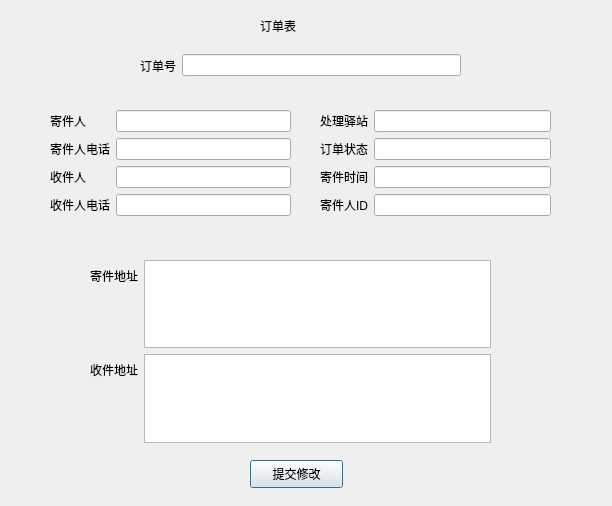
<?xml version="1.0" encoding="UTF-8"?>
<ui version="4.0">
 <class>OrderShowForm</class>
 <widget class="QDialog" name="OrderShowForm">
  <property name="geometry">
   <rect>
    <x>0</x>
    <y>0</y>
    <width>612</width>
    <height>506</height>
   </rect>
  </property>
  <property name="windowTitle">
   <string>Dialog</string>
  </property>
  <widget class="QLabel" name="label">
   <property name="geometry">
    <rect>
     <x>260</x>
     <y>10</y>
     <width>91</width>
     <height>31</height>
    </rect>
   </property>
   <property name="text">
    <string>订单表</string>
   </property>
  </widget>
  <widget class="QWidget" name="formLayoutWidget_3">
   <property name="geometry">
    <rect>
     <x>90</x>
     <y>260</y>
     <width>401</width>
     <height>183</height>
    </rect>
   </property>
   <layout class="QFormLayout" name="formLayout_3">
    <item row="0" column="0">
     <widget class="QLabel" name="label_11">
      <property name="text">
       <string>寄件地址</string>
      </property>
     </widget>
    </item>
    <item row="1" column="0">
     <widget class="QLabel" name="label_12">
      <property name="text">
       <string>收件地址</string>
      </property>
     </widget>
    </item>
    <item row="0" column="1">
     <widget class="QTextEdit" name="textEdit_sendAddr"/>
    </item>
    <item row="1" column="1">
     <widget class="QTextEdit" name="textEdit_recieveAddr"/>
    </item>
   </layout>
  </widget>
  <widget class="QWidget" name="formLayoutWidget_2">
   <property name="geometry">
    <rect>
     <x>50</x>
     <y>110</y>
     <width>241</width>
     <height>111</height>
    </rect>
   </property>
   <layout class="QFormLayout" name="formLayout_2">
    <item row="0" column="0">
     <widget class="QLabel" name="label_6">
      <property name="text">
       <string>寄件人</string>
      </property>
     </widget>
    </item>
    <item row="0" column="1">
     <widget class="QLineEdit" name="lineEdit_sendname"/>
    </item>
    <item row="1" column="0">
     <widget class="QLabel" name="label_7">
      <property name="text">
       <string>寄件人电话</string>
      </property>
     </widget>
    </item>
    <item row="2" column="0">
     <widget class="QLabel" name="label_8">
      <property name="text">
       <string>收件人</string>
      </property>
     </widget>
    </item>
    <item row="1" column="1">
     <widget class="QLineEdit" name="lineEdit_sendphone"/>
    </item>
    <item row="2" column="1">
     <widget class="QLineEdit" name="lineEdit_recievename"/>
    </item>
    <item row="3" column="1">
     <widget class="QLineEdit" name="lineEdit_recievephone"/>
    </item>
    <item row="3" column="0">
     <widget class="QLabel" name="label_9">
      <property name="text">
       <string>收件人电话</string>
      </property>
     </widget>
    </item>
   </layout>
  </widget>
  <widget class="QWidget" name="horizontalLayoutWidget">
   <property name="geometry">
    <rect>
     <x>140</x>
     <y>50</y>
     <width>321</width>
     <height>31</height>
    </rect>
   </property>
   <layout class="QHBoxLayout" name="horizontalLayout">
    <item>
     <widget class="QLabel" name="label_3">
      <property name="text">
       <string>订单号</string>
      </property>
     </widget>
    </item>
    <item>
     <widget class="QLineEdit" name="lineEdit_oid"/>
    </item>
   </layout>
  </widget>
  <widget class="QWidget" name="formLayoutWidget">
   <property name="geometry">
    <rect>
     <x>320</x>
     <y>110</y>
     <width>231</width>
     <height>111</height>
    </rect>
   </property>
   <layout class="QFormLayout" name="formLayout">
    <item row="0" column="0">
     <widget class="QLabel" name="label_2">
      <property name="text">
       <string>处理驿站</string>
      </property>
     </widget>
    </item>
    <item row="0" column="1">
     <widget class="QLineEdit" name="lineEdit_station"/>
    </item>
    <item row="1" column="0">
     <widget class="QLabel" name="label_4">
      <property name="text">
       <string>订单状态</string>
      </property>
     </widget>
    </item>
    <item row="1" column="1">
     <widget class="QLineEdit" name="lineEdit_ostate"/>
    </item>
    <item row="2" column="0">
     <widget class="QLabel" name="label_5">
      <property name="text">
       <string>寄件时间</string>
      </property>
     </widget>
    </item>
    <item row="2" column="1">
     <widget class="QLineEdit" name="lineEdit_sendtime"/>
    </item>
    <item row="3" column="0">
     <widget class="QLabel" name="label_10">
      <property name="text">
       <string>寄件人ID</string>
      </property>
     </widget>
    </item>
    <item row="3" column="1">
     <widget class="QLineEdit" name="lineEdi_uid"/>
    </item>
   </layout>
  </widget>
  <widget class="QPushButton" name="pushButton_alter">
   <property name="geometry">
    <rect>
     <x>250</x>
     <y>460</y>
     <width>93</width>
     <height>28</height>
    </rect>
   </property>
   <property name="text">
    <string>提交修改</string>
   </property>
  </widget>
 </widget>
 <resources/>
 <connections/>
</ui>
